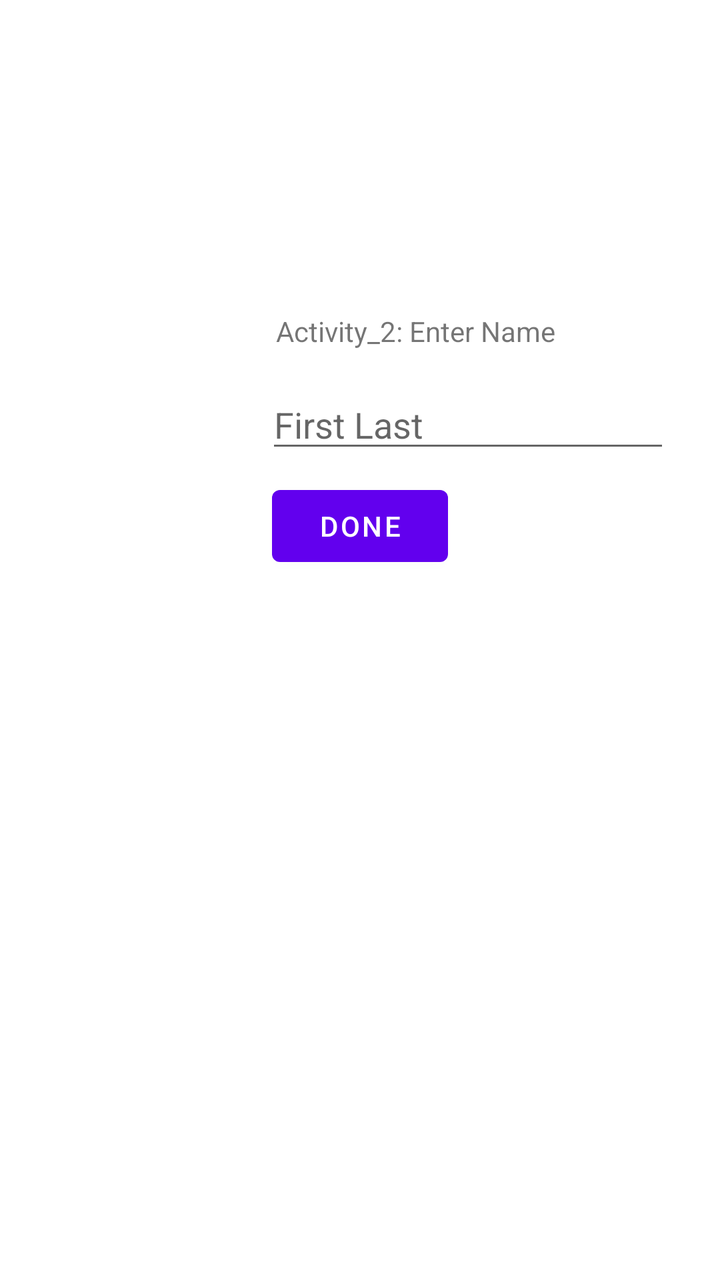
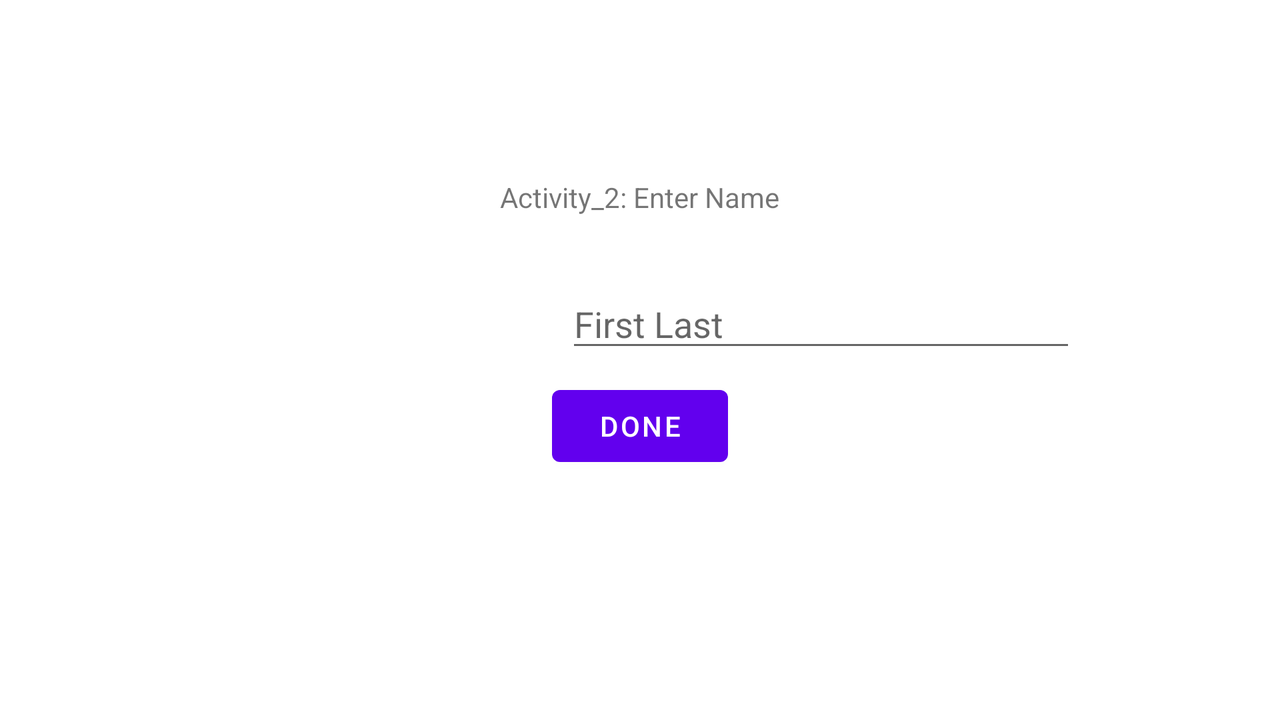

Compare how this app lays out the same screen by default and in its alternative resource folder. The renders come first, then the two layout files and the values they reference.
<!-- AndroidManifest.xml: application theme Theme.MyApplicationTest02 -->
<!-- res/layout/activity_2__edit_contact.xml -->
<?xml version="1.0" encoding="utf-8"?>
<RelativeLayout xmlns:android="http://schemas.android.com/apk/res/android"
    xmlns:app="http://schemas.android.com/apk/res-auto"
    xmlns:tools="http://schemas.android.com/tools"
    android:layout_width="match_parent"
    android:layout_height="match_parent"
    tools:context=".Activity_2_EditContact">


    <TextView
        android:id="@+id/TextView_EnterName"
        android:layout_width="wrap_content"
        android:layout_height="wrap_content"
        android:layout_alignParentStart="true"
        android:layout_alignParentLeft="true"
        android:layout_alignParentTop="true"
        android:layout_centerInParent="true"
        android:layout_marginStart="138dp"
        android:layout_marginLeft="138dp"
        android:layout_marginTop="156dp"
        android:text="Activity_2: Enter Name" />

    <EditText
        android:id="@+id/EditText_name"
        android:layout_width="202dp"
        android:layout_height="wrap_content"
        android:layout_alignParentStart="true"
        android:layout_alignParentLeft="true"
        android:layout_alignParentTop="true"
        android:layout_centerHorizontal="true"
        android:layout_marginStart="133dp"
        android:layout_marginLeft="133dp"
        android:layout_marginTop="190dp"
        android:hint="First Last"
        android:inputType="textPersonName"
        android:imeOptions="actionDone"/>

    <Button
        android:id="@+id/Button_Done"
        android:layout_width="wrap_content"
        android:layout_height="wrap_content"
        android:layout_alignParentTop="true"
        android:layout_centerInParent="true"
        android:layout_marginTop="239dp"
        android:text="Done" />

    <View
        android:id="@+id/view"
        android:layout_width="wrap_content"
        android:layout_height="wrap_content"
        android:layout_alignParentStart="true"
        android:layout_alignParentTop="true"
        android:layout_alignParentEnd="true"
        android:layout_centerInParent="true"
        android:layout_marginStart="-2dp"
        android:layout_marginTop="-1dp"
        android:layout_marginEnd="1dp" />


</RelativeLayout>
<!-- resources referenced by this layout -->
<resources>
  <style name="Theme.MyApplicationTest02" parent="Theme.MaterialComponents.DayNight.DarkActionBar">
          
          <item name="colorPrimary">@color/purple_500</item>
          <item name="colorPrimaryVariant">@color/purple_700</item>
          <item name="colorOnPrimary">@color/white</item>
          
          <item name="colorSecondary">@color/teal_200</item>
          <item name="colorSecondaryVariant">@color/teal_700</item>
          <item name="colorOnSecondary">@color/black</item>
          
          <item name="android:statusBarColor" tools:targetApi="l">?attr/colorPrimaryVariant</item>
          
      </style>
</resources>
<!-- res/layout-land/activity_2__edit_contact.xml (the repository's variant of the layout above) -->
<!-- drawn on the phone turned sideways -->
<?xml version="1.0" encoding="utf-8"?>
<RelativeLayout xmlns:android="http://schemas.android.com/apk/res/android"
    xmlns:app="http://schemas.android.com/apk/res-auto"
    xmlns:tools="http://schemas.android.com/tools"
    android:id="@+id/coordinatorLayout"
    android:layout_width="match_parent"
    android:layout_height="match_parent"
    app:layoutDescription="@xml/activity_2__edit_contact_scene"
    tools:context=".Activity_2_EditContact">


    <TextView
        android:id="@+id/TextView_EnterName"
        android:layout_width="wrap_content"
        android:layout_height="wrap_content"
        android:layout_alignParentTop="true"
        android:layout_centerHorizontal="true"
        android:layout_marginTop="89dp"
        android:text="Activity_2: Enter Name" />

    <EditText
        android:id="@+id/EditText_name"
        android:layout_width="255dp"
        android:layout_height="wrap_content"
        android:layout_alignParentStart="true"
        android:layout_alignParentLeft="true"
        android:layout_alignParentBottom="true"
        android:layout_centerHorizontal="true"
        android:layout_marginStart="283dp"
        android:layout_marginLeft="283dp"
        android:layout_marginBottom="179dp"
        android:hint="First Last"
        android:imeOptions="actionDone"
        android:inputType="textPersonName" />

    <Button
        android:id="@+id/Button_Done"
        android:layout_width="wrap_content"
        android:layout_height="wrap_content"
        android:layout_alignParentBottom="true"
        android:layout_centerHorizontal="true"
        android:layout_marginBottom="123dp"
        android:text="Done" />

    <View
        android:id="@+id/view"
        android:layout_width="wrap_content"
        android:layout_height="wrap_content"
        android:layout_alignParentStart="true"
        android:layout_alignParentTop="true" />


</RelativeLayout>
